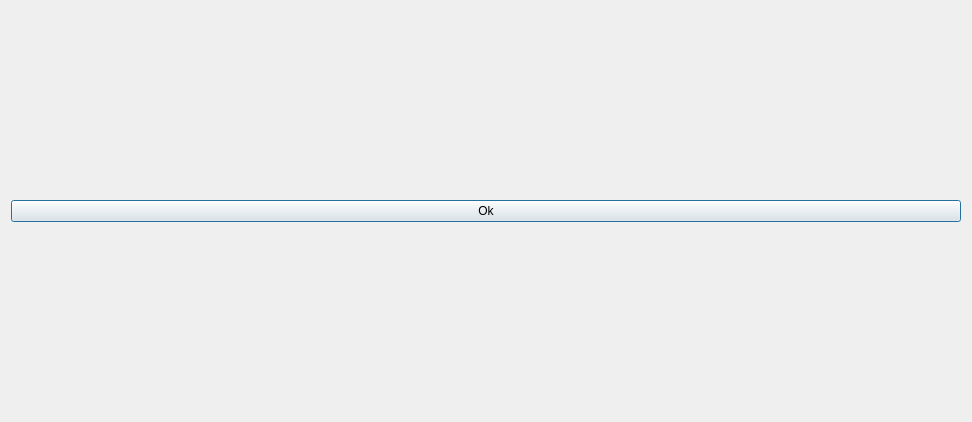
<?xml version="1.0" encoding="UTF-8"?>
<ui version="4.0">
 <class>Dialog</class>
 <widget class="QDialog" name="Dialog">
  <property name="geometry">
   <rect>
    <x>0</x>
    <y>0</y>
    <width>972</width>
    <height>422</height>
   </rect>
  </property>
  <property name="windowTitle">
   <string>Dialog</string>
  </property>
  <layout class="QVBoxLayout" name="verticalLayout">
   <item>
    <layout class="QVBoxLayout" name="layout">
     <item>
      <widget class="QPushButton" name="pushButton">
       <property name="text">
        <string>Ok</string>
       </property>
      </widget>
     </item>
    </layout>
   </item>
  </layout>
 </widget>
 <resources/>
 <connections>
  <connection>
   <sender>pushButton</sender>
   <signal>clicked()</signal>
   <receiver>Dialog</receiver>
   <slot>accept()</slot>
   <hints>
    <hint type="sourcelabel">
     <x>199</x>
     <y>149</y>
    </hint>
    <hint type="destinationlabel">
     <x>199</x>
     <y>149</y>
    </hint>
   </hints>
  </connection>
 </connections>
</ui>
